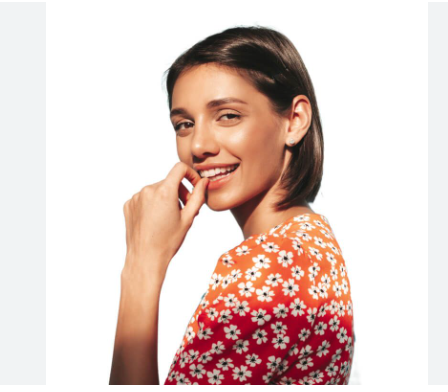
#> input picture test2.png, 448 x 392 px, found by its file name
$ python opencv.py
#> lines starting #> are read from the running program, lines starting #| are printed output that depends on the picture; after the words box and inside, x2 and y2 are one past the last pixel; in counts of white or black regions, pixels touching at a corner belong together
import cv2
import numpy as np

def remove_background(image_path, output_path):
#> called with image_path = 'test2.png', output_path = 'output.jpg'
    try:
        # Read the input image
        image = cv2.imread(image_path)
#> image is the input picture: shape (392, 448, 3); mean B, G, R 199.6, 205.6, 226
        if image is None:
            print(f"Error: Unable to read the image at {image_path}. Please check the file path.")
            return

        # Convert to grayscale
        gray = cv2.cvtColor(image, cv2.COLOR_BGR2GRAY)
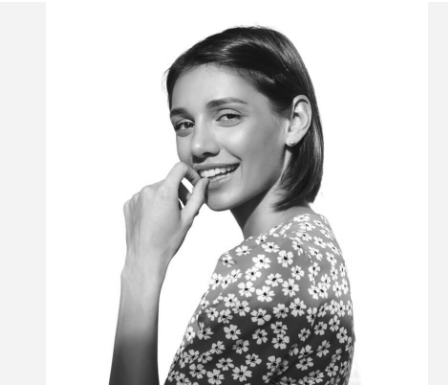
#> gray: shape (392, 448); min 16, max 255, mean 211.1

        # Apply Gaussian blur to smooth the image
        blurred = cv2.GaussianBlur(gray, (5, 5), 0)

        # Thresholding to create a binary mask
        _, mask = cv2.threshold(blurred, 240, 255, cv2.THRESH_BINARY_INV)
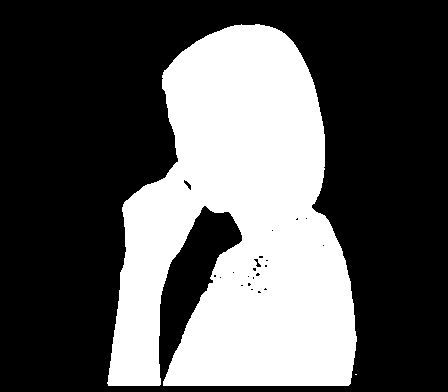
#> mask: shape (392, 448); 35% white; 2 white regions (1 under 20 px)

        # Find contours in the mask
        contours, _ = cv2.findContours(mask, cv2.RETR_EXTERNAL, cv2.CHAIN_APPROX_SIMPLE)
#> contours = 2 contours, 1 with area under 20; largest, box (x1, y1, x2, y2) and area: (107, 24, 357, 386) 60808

        # Create an empty mask for the largest contour
        largest_contour_mask = np.zeros_like(mask)

        if contours:
            # Find the largest contour by area
            largest_contour = max(contours, key=cv2.contourArea)
#> largest_contour = contour of 563 points, box (x1, y1, x2, y2) (107, 24, 357, 386), area 60808
            # Draw the largest contour on the mask
            cv2.drawContours(largest_contour_mask, [largest_contour], -1, (255), thickness=cv2.FILLED)
#> largest_contour_mask: shape (392, 448); 35% white; 1 white region, box (x1, y1, x2, y2) and area: (107, 24, 357, 386) 61529

        # Create a new image with the background removed
        result = cv2.bitwise_and(image, image, mask=largest_contour_mask)
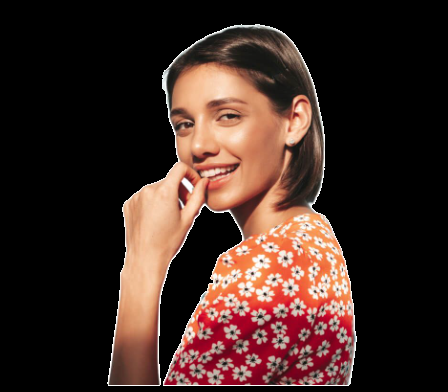
#> result: shape (392, 448, 3); mean B, G, R 35.5, 41.7, 62.5

        # Save the result
        cv2.imwrite(output_path, result)
        print(f"Background removed successfully. Output saved at {output_path}.")

    except Exception as e:
        print(f"An error occurred: {e}")

# Example usage
if __name__ == "__main__":
    input_image_path = "test2.png"  # Replace with the path to your input image
    output_image_path = "output.jpg"  # Replace with the desired output path
    remove_background(input_image_path, output_image_path)

$ run again, with test.png copied over test2.png
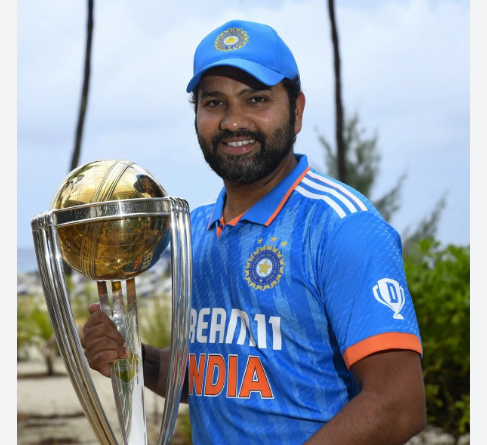
#> input picture test.png, 487 x 445 px, found by its file name
#> in remove_background, image is the input picture: shape (445, 487, 3); mean B, G, R 171.3, 153.2, 139.8
#> in remove_background, `_, mask = cv2.threshold(blurred, 240, 255, cv2.THRESH_BINARY_INV)`:
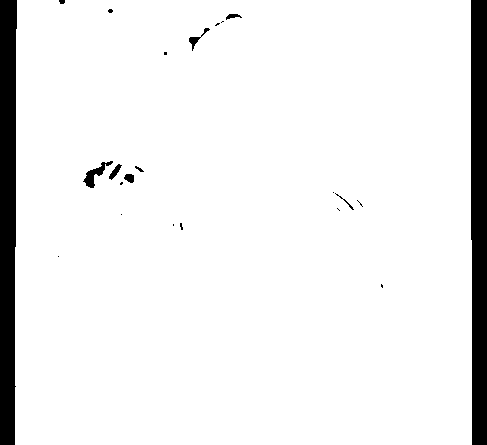
#> mask: shape (445, 487); 93.3% white; 23 black regions (13 under 20 px)
#> contours = 1 contour; box (x1, y1, x2, y2) and area: (15, 0, 472, 445) 201926
#> largest_contour = contour of 21 points, box (x1, y1, x2, y2) (15, 0, 472, 445), area 201926
#> largest_contour_mask: shape (445, 487); 93.6% white; 3 black regions, box (x1, y1, x2, y2) and area: (0, 0, 17, 445) 6952, (471, 0, 487, 445) 6915, (59, 0, 65, 4) 21
#> in remove_background, `result = cv2.bitwise_and(image, image, mask=largest_contour_mask)`:
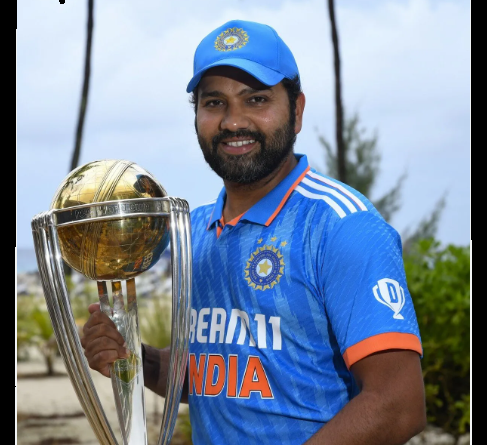
#> result: shape (445, 487, 3); mean B, G, R 155.7, 137.6, 124.3
